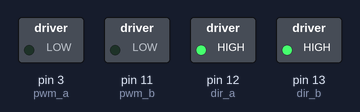
Bench run of a sketch on a simulated Arduino Uno, built with avr-gcc and run on an emulated ATmega328P. On the bench: switched loads named in the sketch (green lamp = pin HIGH).

Above: at 0.05 s.
At 1.3 s:
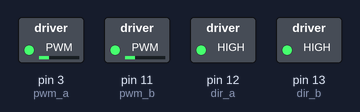
At 2.55 s:
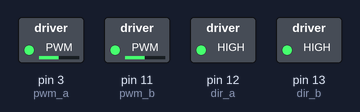
At 5.1 s:
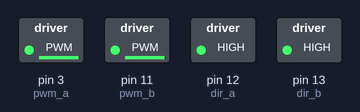
Timing chart, 0 to 6.7 s (numbered marks = the images above):
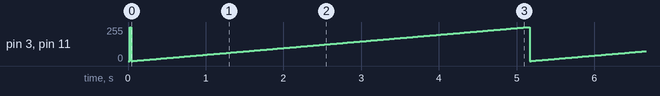

The sketch:

accelerate.ino
```cpp
// basic code to move forward


int pwm_a = 3;  //PWM control for motor outputs 1 and 2 is on digital pin 3
int pwm_b = 11;  //PWM control for motor outputs 3 and 4 is on digital pin 11
int dir_a = 12;  //dir control for motor outputs 1 and 2 is on digital pin 12
int dir_b = 13;  //dir control for motor outputs 3 and 4 is on digital pin 13


int mspeed = 0;

void setup()
{
  pinMode(pwm_a, OUTPUT);  //Set control pins to be outputs
  pinMode(pwm_b, OUTPUT);
  pinMode(dir_a, OUTPUT);
  pinMode(dir_b, OUTPUT);

  digitalWrite(dir_a, HIGH);  //Set motor direction, 1 low, 2 high
  digitalWrite(dir_b, HIGH); //Set motor direction, 3 high, 4 low

  analogWrite(pwm_a, 0);
  analogWrite(pwm_b, 0);

}

void loop()
{

  analogWrite(pwm_a, mspeed);
  analogWrite(pwm_b, mspeed);

  mspeed = max(mspeed+1, 255);

  delay(20);

}
```

Measured:
- by itself, pin 3 (pwm_a), pin 11 (pwm_b): ramps from 0/255 to 255/255 and jumps back, once every 5.1 s
